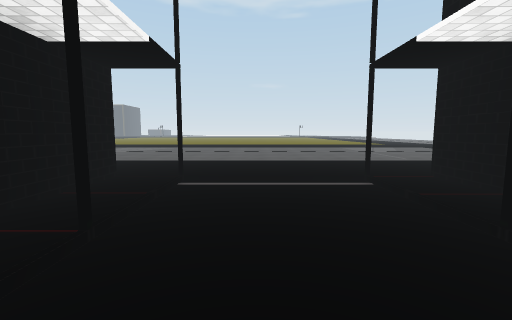
view 1 (above)

17 first-person views from a walk through a scene from a Unity 3-D project. The camera is 1.3 m above the floor, tilts 6° down and sees 90° across. The floor is counted in squares, 2 m on a side. Each view is taken from the middle of a square. On the plan, view 1 faces up. The plan holds only what a view shows up to about 9 squares ahead; the rest is blank. The place goes on beyond the plan. The player is left out. Some animated figures are left out. Some surface patterns are stand-ins.

view 2
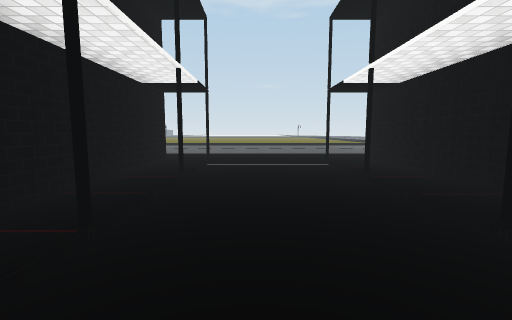

view 3
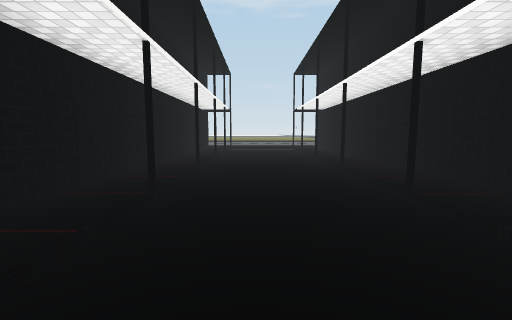

view 4
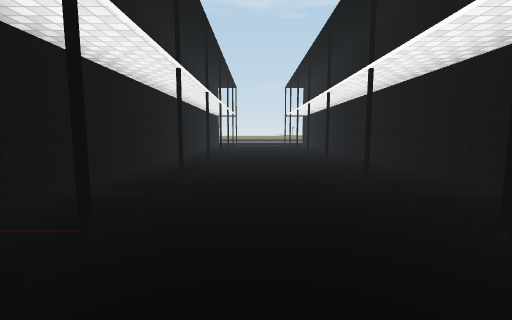

view 5
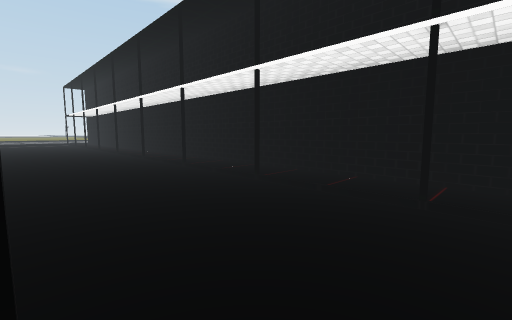

view 6
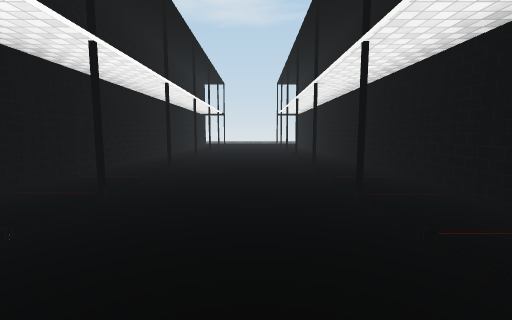

view 7
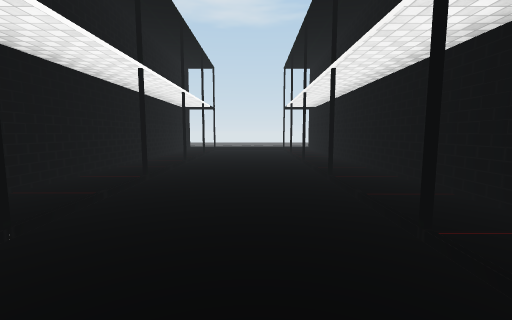

view 8
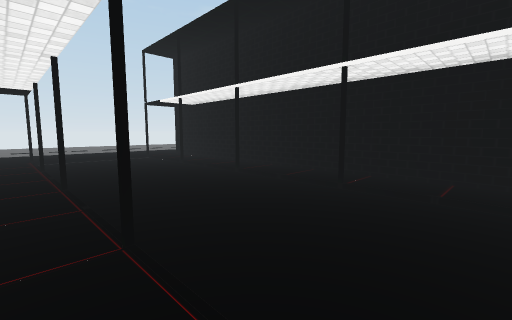

view 9
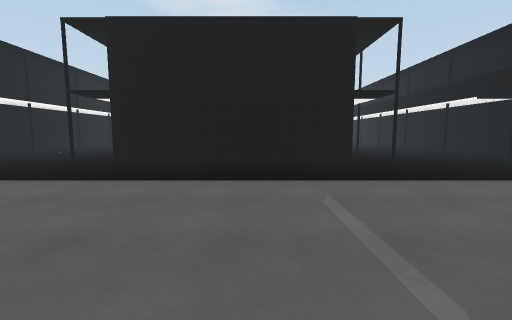

view 10
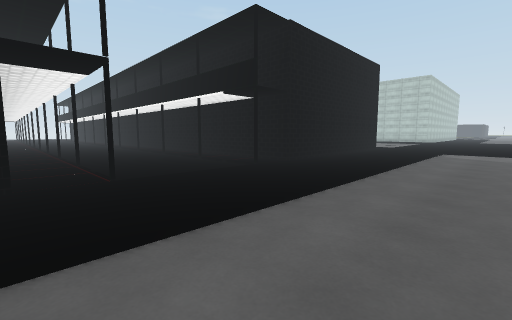

view 11
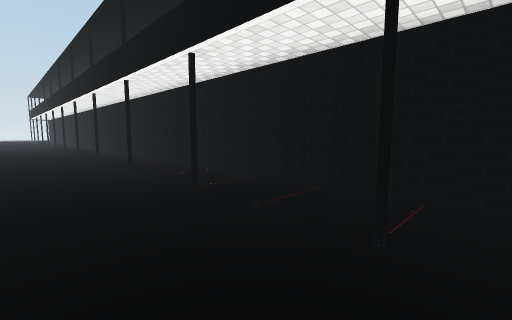

view 12
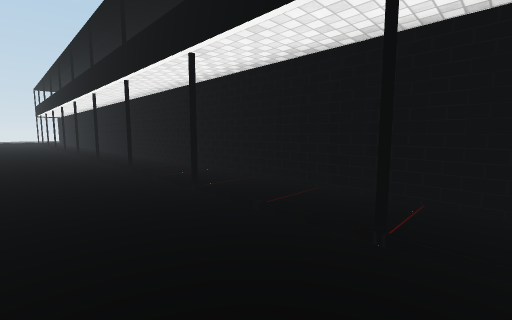

view 13
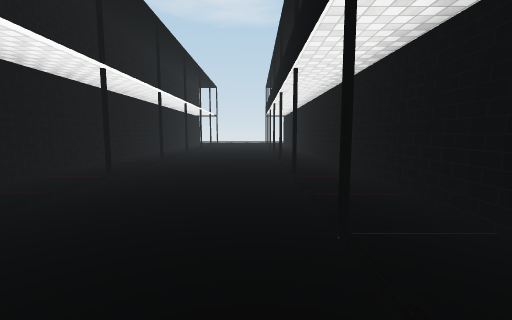

view 14
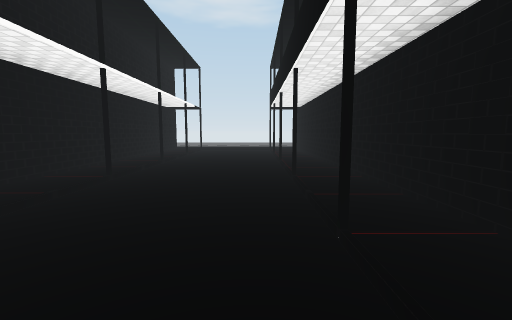

view 15
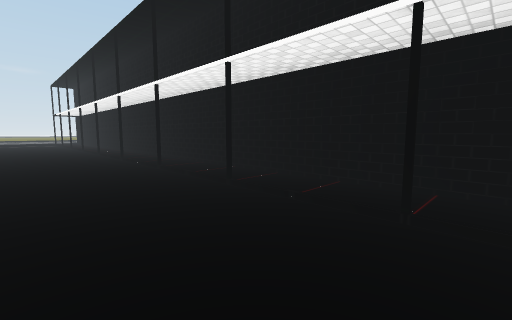

view 16
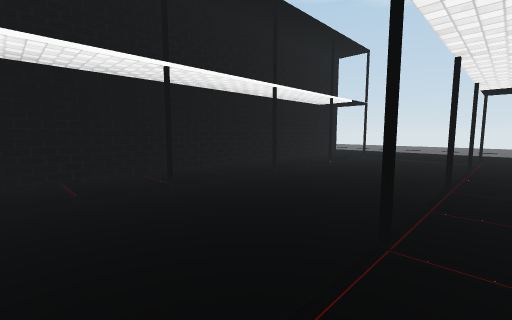

view 17
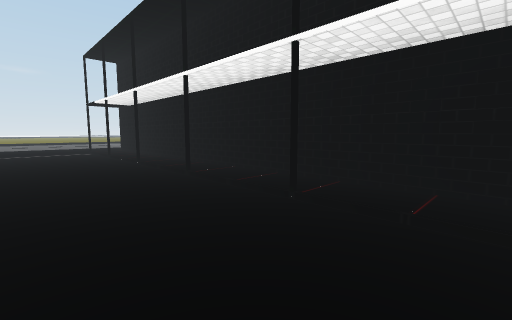

### Floor plan
Key: @ floor where view 1 was taken; # wall or solid block; . floor; / step, stairs or slope.
Columns run from 19 left of view 1 to 5 right of it. Each row starts with its distance up from view 1.
  9               ...........
  8             .............
  7 .........................
  6 ........................
  5  .......................
  4   .....................
  3    ######..########..##
  2        ##..##    ##..##
  1        #.../#    #/...#
  0        #.../#    #/@..#
 -1        #.../#    #/...#
 -2        #.../#    #/...#
 -3        #.../#    #/...#
 -4        #.../#    #/...#
 -5        #.../#    #/...#
 -6        #.../#    #/...#
 -7        #.../#    #/...#
 -8        #.../#    #/...#
 -9        #.../#    #/...#
-10        #.../#    #/...#
-11        #.../#    #/...#
-12        #.../#    #/...#
-13        #.../#    #/...#
-14        #.../#    #/...#
-15        #.../#    #/...#
-16        #.../#    #/...#
-17        #.../#    #/...#
-18        #.../#    #/...#
-19        #.../#    #/...#
-20        ##..##    ##..##

Where each view was taken, in squares from view 1:
view 1: 0 up, 0 right, facing up
view 2: 2 down, 0 right, facing up
view 3: 7 down, 0 right, facing up
view 4: 10 down, 0 right, facing up
view 5: 13 down, 1 left, facing up-right
view 6: 8 down, 0 right, facing down
view 7: 11 down, 0 right, facing down
view 8: 13 down, 2 right, facing down-left
view 9: 9 up, 5 left, facing down
view 10: 7 up, 7 left, facing down-left
view 11: 2 up, 9 left, facing down-left
view 12: 2 down, 9 left, facing down-left
view 13: 7 down, 10 left, facing down
view 14: 11 down, 10 left, facing down
view 15: 13 down, 10 left, facing up-right
view 16: 13 down, 11 left, facing down-right
view 17: 6 down, 10 left, facing up-right
